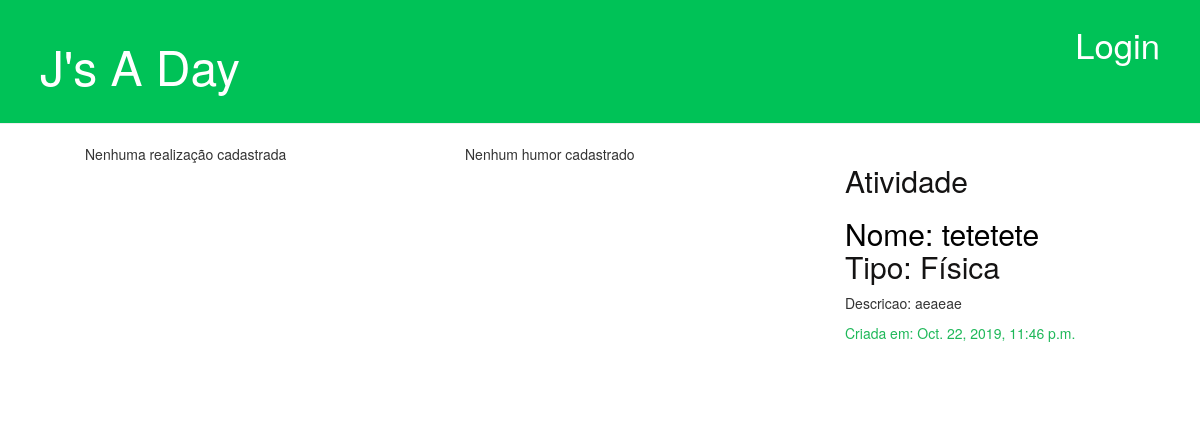
Before: / with the older database file.
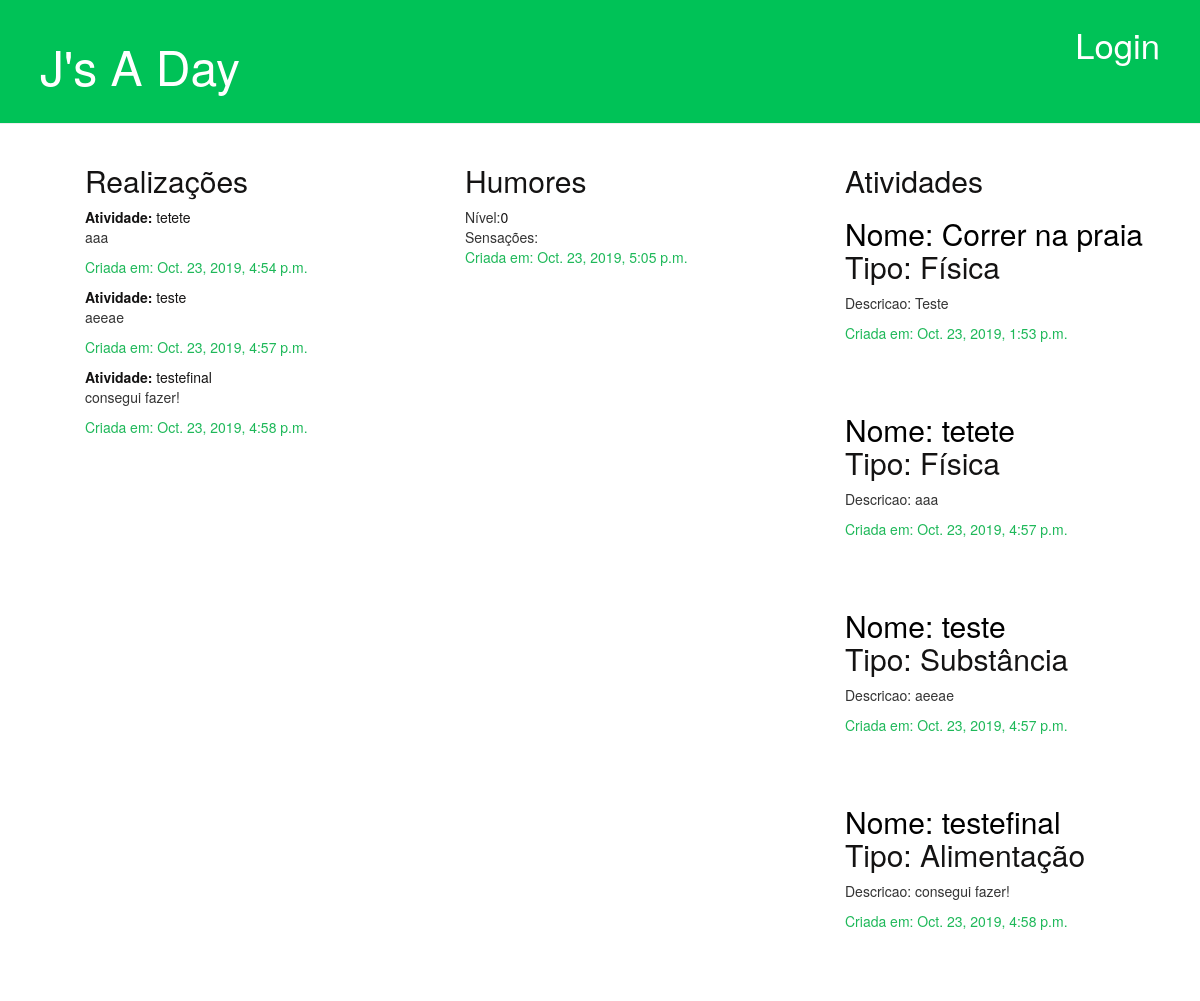
After: the same page with the newer database file.
### jsadayapp/models.py (models this page shows, shortened)
class Atividade(models.Model):
    autor = models.ForeignKey(settings.AUTH_USER_MODEL,
                              on_delete=models.CASCADE)
    tipoAtividade = models.ForeignKey(
        'TipoAtividade', on_delete=models.CASCADE, default=None)
    nome = models.CharField(max_length=30)
    descricao = models.TextField()
    data_criacao = models.DateTimeField(default=timezone.now)

class TipoAtividade(models.Model):
    nome = models.CharField(max_length=12)
    codigo = models.CharField(max_length=1)
    descricao = models.TextField()
    def __str__(self):
        return self.nome

class Realizacao(models.Model):
    autor = models.ForeignKey(settings.AUTH_USER_MODEL,
                              on_delete=models.CASCADE)
    atividade = models.ForeignKey(
        'Atividade', on_delete=models.CASCADE, default=None)
    descricao = models.TextField()
    data_realizacao = models.DateTimeField(default=timezone.now)

class Humor(models.Model):
    autor = models.ForeignKey(settings.AUTH_USER_MODEL,
                              on_delete=models.CASCADE)
    nome = models.CharField(max_length=30)
    nivel = models.CharField(max_length=1, choices=NIVEL, default=0,)
    data_criacao = models.DateTimeField(default=timezone.now)
    sensacoes = models.ManyToManyField(
        'Sensacao', related_name='humores')
    realizacoes = models.ManyToManyField('Realizacao', default=None)
    descricao = models.TextField(blank=True, default='')

### jsadayapp/views/home.py (the view)
# urls.py: 2. Add a URL to urlpatterns:  path('', views.home, name='home')
def home(request):
    atividades = Atividade.objects.filter(data_criacao__lte=timezone.now()).order_by('data_criacao')
    realizacoes = Realizacao.objects.filter(data_realizacao__lte=timezone.now()).order_by('data_realizacao')
    humores = Humor.objects.filter(data_criacao__lte=timezone.now()).order_by('data_criacao')
    return render(request, 'base/home.html', {'atividades': atividades, 'realizacoes': realizacoes, 'humores': humores})

### jsadayapp/templates/base/home.html (shortened to what this page needs)
{% extends 'base/base.html' %}
{% block content %}
<div class="container">
    <div class="col-md-4">
        {% if realizacoes.count %}
        <h2>Realizações</h2>
        {% for realizacao in realizacoes %}
        <div class="realizacao">
            <a href="{% url 'detalhe_realizacao' pk=realizacao.pk %}"><b>Atividade:</b> {{ realizacao.atividade.nome }}</a>
            <p>{{ realizacao.descricao|linebreaksbr }}</p>
            <div class="date">
                <p>Criada em: {{ realizacao.data_realizacao }}</p>
            </div>
        </div>
        {% endfor %}
        {% else %}
        Nenhuma realização cadastrada
        {% endif %}
    </div>
    <div class="col-md-4">
        {% if humores.count %}
        <h2>Humores</h2>
        {% for humor in humores %}
        <div class="humor">
            Nível:<a href="{% url 'detalhe_humor' pk=humor.pk %}">{{ humor.nivel }}</a><br>
            Sensações:
            <div class="date">
                <p>Criada em: {{ humor.data_criacao }}</p>
            </div>
        </div>
        {% endfor %}
        {% else %}
        Nenhum humor cadastrado
        {% endif %}
    </div>
    <div class="col-md-4">
        {% if atividades.count %}
        <h2>Atividade{{atividades.count | pluralize}}</h2>
        {% for atividade in atividades %}
        <div class="atividade">
            <h2><a href="{% url 'detalhe_atividade' pk=atividade.pk %}">Nome: {{ atividade.nome }}</a>
                <p>Tipo: {{ atividade.tipoAtividade }}</p>
            </h2>
            <p>Descricao: {{ atividade.descricao|linebreaksbr }}</p>
            <div class="date">
                <p>Criada em: {{ atividade.data_criacao }}</p>
            </div>
        </div>
        {% endfor %}
        {% else %}
        Nenhuma atividade cadastrada
        {% endif %}
    </div>
</div>
{% endblock %}

### jsadayapp/templates/base/base.html (shortened to what this page needs)
{% load static %}
<html>
<head>
    <link rel="stylesheet" href="//maxcdn.bootstrapcdn.com/bootstrap/3.2.0/css/bootstrap.min.css">
    <link rel="stylesheet" href="//maxcdn.bootstrapcdn.com/bootstrap/3.2.0/css/bootstrap-theme.min.css">
    <link rel="stylesheet" href="{% static 'css/jsadayapp.css' %}">
</head>
<body>
    <div class="page-header">
        {% if user.is_authenticated %}
        <a href="{% url 'nova_atividade' %}" class="top-menu"><span class="glyphicon glyphicon-pencil"></span></a>
        <a href="{% url 'novo_humor' %}" class="top-menu"><span class="glyphicon glyphicon-heart"></span></a>
        <a href="{% url 'nova_realizacao' %}" class="top-menu"><span class="glyphicon glyphicon-list-alt"></span></a>
        <span style="color: white" class="top-menu">Logout</span>
        <span style="color: black" class="top-menu">Oi, {{user.username}}</span>
        {% else %}
        <span style="color: white" class="top-menu">Login</span>
        {% endif %}
        <h1><a href="/">J's A Day</a></h1>
    </div>
    <div class="content container">
        <div class="row">
            <div class="col-md-8">
                {% block content %}
                {% endblock %}
            </div>
        </div>
    </div>
</body>
</html>

### jsadayapp/static/css/jsadayapp.css (style rules this page uses)
.page-header { background-color: rgb(0, 194, 87); margin-top: 0; padding: 20px 20px 20px 40px; }
.page-header h1, .page-header h1 a, .page-header h1 a:visited, .page-header h1 a:active { color: #ffffff; font-size: 36pt; text-decoration: none; }
.content { margin-left: 40px; }
h1, h2, h3, h4, a { color: #141313; }
.date { color: #1eb859; }
.top-menu, .top-menu:hover, .top-menu:visited { color: #ffffff; float: right; font-size: 26pt; margin-right: 20px; }
.atividade { margin-bottom: 70px; }
.atividade h2 a, .atividade h2 a:visited { color: #000000; }

Changed rows visible on the page:
removed Atividade: nome "tetetete", tipoAtividade "Física", descricao "aeaeae", data_criacao "Oct. 22, 2019, 11:46 p.m."
added Realizacao: atividade.nome "tetete", descricao "aaa", data_realizacao "Oct. 23, 2019, 4:54 p.m."
added Realizacao: atividade.nome "teste", descricao "aeeae", data_realizacao "Oct. 23, 2019, 4:57 p.m."
added Realizacao: atividade.nome "testefinal", descricao "consegui fazer!", data_realizacao "Oct. 23, 2019, 4:58 p.m."
added Humor: nivel "0", data_criacao "Oct. 23, 2019, 5:05 p.m."
added Atividade: nome "Correr na praia", tipoAtividade "Física", descricao "Teste", data_criacao "Oct. 23, 2019, 1:53 p.m."
added Atividade: nome "tetete", tipoAtividade "Física", descricao "aaa", data_criacao "Oct. 23, 2019, 4:57 p.m."
added Atividade: nome "teste", tipoAtividade "Substância", descricao "aeeae", data_criacao "Oct. 23, 2019, 4:57 p.m."
added Atividade: nome "testefinal", tipoAtividade "Alimentação", descricao "consegui fazer!", data_criacao "Oct. 23, 2019, 4:58 p.m."
Other visible differences:
{{ atividades.count | pluralize }}: (not shown) → "s"
text no longer shown: "Nenhuma realização cadastrada Nenhum humor cadastrado"
text now shown: "Realizações Humores"
